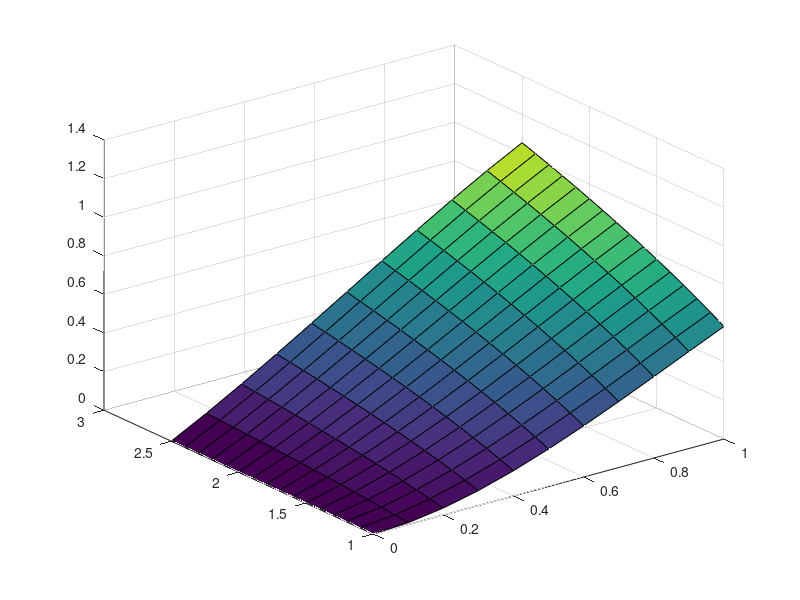

Write MATLAB code to recreate this figure. (Note: this script raises an error after producing the figure.)
% SIP OBJECTIVE FUNCTION
objfun = @(x) x(7);
w1 = 0:0.1:1;
w2 = 1:0.1:2.5;
[W1, W2] = meshgrid(w1, w2);

% d(w): target function
d = log(W1 + W2).*sin(W1);
surf(W1, W2, d); 
hold on;

x = [0.0000    1.0000   -1.1706    0.3176   -1.8111    0.9539    0.1471    2.1799   -0.4525   -0.4352         0]
% x = [0.0000    1.0000   -0.2414   -0.0052   -1.5528    0.1589    0.1188    1.2186   -0.2071   -0.0254         0]
x = [0.0000    1.0000   -0.3160    0.0428   -1.5528    0.4198   -0.0894    1.0322    0.0541   -0.1263    0.1188]
x = [-0.0000    1.0000   -0.3206    0.0417   -1.5528    0.4361   -0.0845    1.0206    0.0473   -0.1233    0.1188]
x = [-0.0000    1.0000   -0.3201    0.0418   -1.5528    0.4341   -0.0850    1.0220    0.0484   -0.1240    0.1188]
    

F = Fn(x(1:10), W1, W2);
mesh(W1, W2, F);

function apprxval = Fn(x, W1, W2)
    disp('ok')
    pows = getpows(3);
    [c, r] = size(W1);
    apprxval = zeros(c, r);
    for i = 1:length(x)
        p1 = pows(1, i);
        p2 = pows(2, i);

        if p1 ~= 0 && p2 ~= 0
            apprxval = apprxval + x(i).*(W1.^pows(1, i)).*(W2.^pows(2, i));
        elseif p1 == 0
            apprxval = apprxval + x(i).*(W2.^pows(2, i));
        elseif p2 == 0
            apprxval = apprxval + x(i).*(W1.^pows(1, i));
        else 
            apprxval = apprxval + x(i);
        end
    end

end

function pows = getpows(d)
    if (d == 0)
        pows = zeros(2, 1);
        return;
    end
    pows = [zeros(2, d + 1), getpows(d - 1)];

    half = ceil(d/2);
    for i = 0:(half-1)
        % add (x^a)*(x^b)
        pows(1, i + 1) = d - i;
        pows(2, i + 1) = i;
        % add (x^b)*(x^a)
        pows(1, d - i + 1) = i;
        pows(2, d - i + 1) = d - i;
    end
    if rem(d, 2) == 0
        pows(1, half + 1) = half; 
        pows(2, half + 1) = half;
    end
end